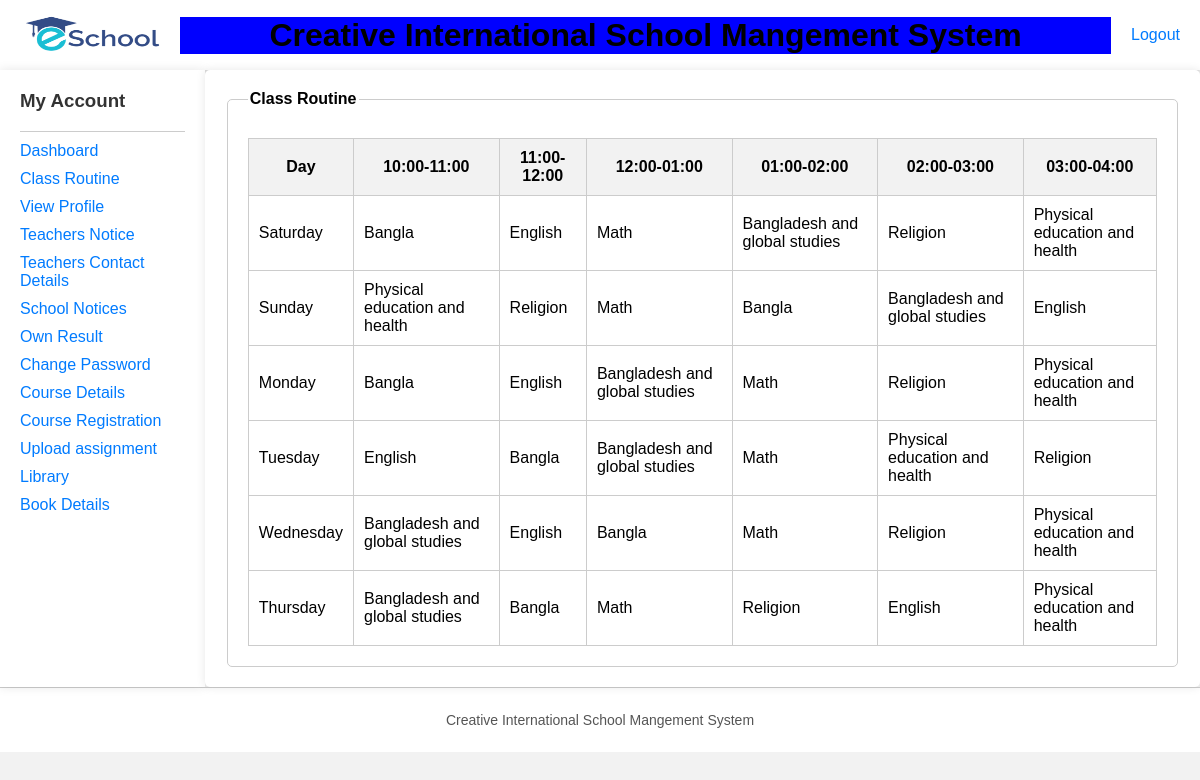
The app's page /School-management-system-main/School-management-system-main/student/view/routine.php (signed in) with its own data.
### tables this page shows
CREATE TABLE `routine` (
  `day` varchar(50) NOT NULL,
  `10:00-11:00` varchar(50) NOT NULL,
  `11:00-12:00` varchar(50) NOT NULL,
  `12:00-01:00` varchar(50) NOT NULL,
  `01:00-02:00` varchar(50) NOT NULL,
  `02:00-03:00` varchar(50) NOT NULL,
  `03:00-04:00` varchar(50) NOT NULL
);

### School-management-system-main/School-management-system-main/student/model/DatabaseConnection.php (called while the page is built, shortened)
<?php
		function getAllroutine(){
			$conn = getConnection();
			$sql = "select * from routine";
			$result = mysqli_query($conn, $sql);
			$user=[];
			while($row = mysqli_fetch_assoc($result))
			{
				array_push($user, $row);
			}
			return $user;
		}
?>

### School-management-system-main/School-management-system-main/student/view/routine.php (the view, shortened to what this page needs)
<?php
require_once('../model/DatabaseConnection.php');
$routine=getAllroutine();
include('header.php');
?>
<!DOCTYPE html>
<html lang="en" dir="ltr">
<head>
</head>
<body>
  <div class="container">
    <?php include('sideBar.php'); ?>
    <div class="main-content">
      <fieldset>
        <legend>Class Routine</legend>
        <table>
          <tr>
            <th>Day</th>
            <th>10:00-11:00</th>
            <th>11:00-12:00</th>
            <th>12:00-01:00</th>
            <th>01:00-02:00</th>
            <th>02:00-03:00</th>
            <th>03:00-04:00</th>
          </tr>
          <?php
          for($i = 0; $i<count($routine); $i++){
            echo "<tr>
                    <td>{$routine[$i]['day']}</td>
                    <td>{$routine[$i]['10:00-11:00']}</td>
                    <td>{$routine[$i]['11:00-12:00']}</td>
                    <td>{$routine[$i]['12:00-01:00']}</td>
                    <td>{$routine[$i]['01:00-02:00']}</td>
                    <td>{$routine[$i]['02:00-03:00']}</td>
                    <td>{$routine[$i]['03:00-04:00']}</td>
                  </tr>";
          }
          ?>
        </table>
      </fieldset>
    </div>
  </div>
  <?php include('footer.php'); ?>
</body>
</html>

### School-management-system-main/School-management-system-main/student/view/header.php (shortened to what this page needs)
<!DOCTYPE html>
<html lang="en" dir="ltr">
<head>
  </head>
<body>
  <div class="header">
    <div class="header-content">
      <img class="logo" src="../resources/logo.png" alt="Logo">
      <h1 class="header-title">Creative International School Mangement System</h1>
      <div class="header-links">
        <a href="../controller/logOut.php">Logout</a>
      </div>
    </div>
  </div>
</body>
</html>

### School-management-system-main/School-management-system-main/student/view/sideBar.php (shortened to what this page needs)
<!DOCTYPE html>
<html lang="en" dir="ltr">
<head>
</head>
<body>
  <div class="sidebar">
    <h3>My Account</h3>
    <hr>
    <ul>
      <li><a href="dashboard.php">Dashboard</a></li>
      <li><a href="routine.php">Class Routine</a></li>
      <li><a href="viewprofile.php">View Profile</a></li>
      <li><a href="teachernotice.php">Teachers Notice</a></li>
      <li><a href="teacherprofile.php">Teachers Contact Details</a></li>
      <li><a href="schoolnotice.php">School Notices</a></li>
      <li><a href="result.php">Own Result</a></li>
      <li><a href="reset.php">Change Password</a></li>
      <li><a href="coursedetails.php">Course Details</a></li>
      <li><a href="courseregistration.php">Course Registration</a></li>
      <li><a href="upload.php">Upload assignment</a></li>
      <li><a href="library.php">Library</a></li>
      <li><a href="Bookdetails.php">Book Details</a></li>
    </ul>
  </div>
</body>
</html>

### School-management-system-main/School-management-system-main/student/view/footer.php (shortened to what this page needs)
  </body>
</html><!DOCTYPE html>
<html lang="en" dir="ltr">
<head>
</head>
<body>
  <div class="footer">
    <p class="footer-text">Creative International School Mangement System</p>
  </div>
</body>
</html>

### School-management-system-main/School-management-system-main/student/view/header.php (style rules this page uses)
body { font-family: Arial, sans-serif; margin: 0; padding: 0; background-color: #f2f2f2; }
.header { background-color: #fff; padding: 10px 20px; box-shadow: 0 2px 4px rgba(0, 0, 0, 0.1); }
.logo { height: 50px; width: 150px; margin-right: 10px; }
.header-content { display: flex; align-items: center; }
.header-title { flex-grow: 1; text-align: center; margin: 0; background :blue; }
.header-links { text-align: right; }
.header-links a { color: #007bff; text-decoration: none; margin-left: 20px; }

### School-management-system-main/School-management-system-main/student/view/routine.php (style rules this page uses)
body { font-family: Arial, sans-serif; margin: 0; padding: 0; background-color: #f2f2f2; }
.container { display: flex; }
.sidebar { width: 250px; background-color: #fff; padding: 20px; box-shadow: 0 0 10px rgba(0, 0, 0, 0.1); }
.main-content { flex-grow: 1; padding: 20px; background-color: #fff; box-shadow: 0 0 10px rgba(0, 0, 0, 0.1); border-radius: 5px; }
.main-content fieldset { border: 1px solid #ccc; border-radius: 5px; padding: 20px; }
.main-content legend { font-weight: bold; margin-bottom: 10px; }
table { width: 100%; border-collapse: collapse; }
th, td { padding: 10px; border: 1px solid #ccc; }
th { background-color: #f2f2f2; font-weight: bold; }

### School-management-system-main/School-management-system-main/student/view/sideBar.php (style rules this page uses)
body { font-family: Arial, sans-serif; margin: 0; padding: 0; background-color: #f2f2f2; }
.sidebar { width: 250px; background-color: #fff; padding: 20px; box-shadow: 0 0 10px rgba(0, 0, 0, 0.1); }
.sidebar h3 { margin-top: 0; color: #333; }
.sidebar hr { border: 0; border-top: 1px solid #ccc; margin-bottom: 10px; }
.sidebar ul { list-style-type: none; padding: 0; margin: 0; }
.sidebar li { margin-bottom: 10px; }
.sidebar a { text-decoration: none; color: #007bff; }

### School-management-system-main/School-management-system-main/student/view/footer.php (style rules this page uses)
body { font-family: Arial, sans-serif; margin: 0; padding: 0; background-color: #f2f2f2; }
.footer { background-color: #fff; padding: 10px; text-align: center; border-top: 1px solid #ccc; }
.footer-text { color: #555; font-size: 14px; }

### records on screen
routine: day "Saturday", value "Bangla", value "English", value "Math", value "Bangladesh and global studies", value "Religion", value "Physical education and health"
routine: day "Sunday", value "Physical education and health", value "Religion", value "Math", value "Bangla", value "Bangladesh and global studies", value "English"
routine: day "Monday", value "Bangla", value "English", value "Bangladesh and global studies", value "Math", value "Religion", value "Physical education and health"
routine: day "Tuesday", value "English", value "Bangla", value "Bangladesh and global studies", value "Math", value "Physical education and health", value "Religion"
routine: day "Wednesday", value "Bangladesh and global studies", value "English", value "Bangla", value "Math", value "Religion", value "Physical education and health"
routine: day "Thursday", value "Bangladesh and global studies", value "Bangla", value "Math", value "Religion", value "English", value "Physical education and health"
